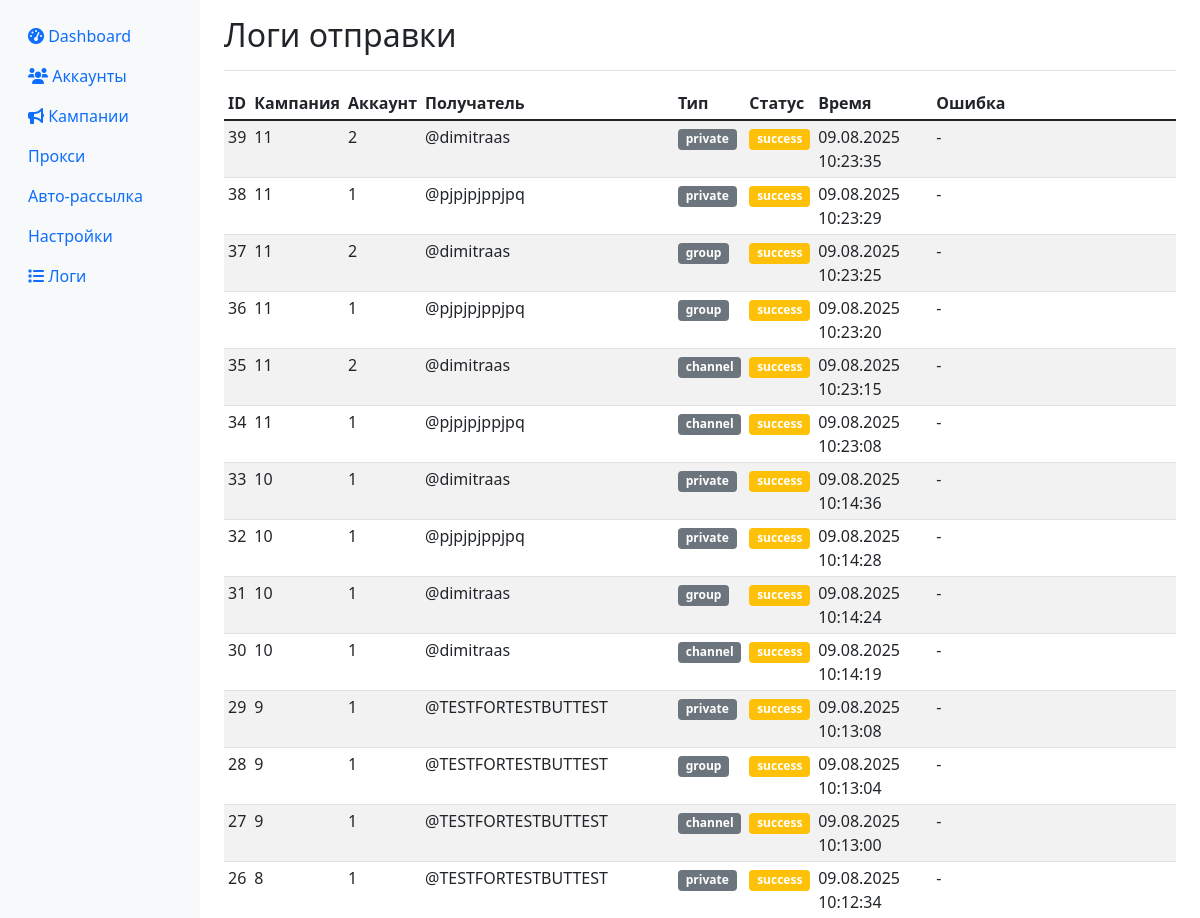
Page /logs (upper part) on the earlier database version.
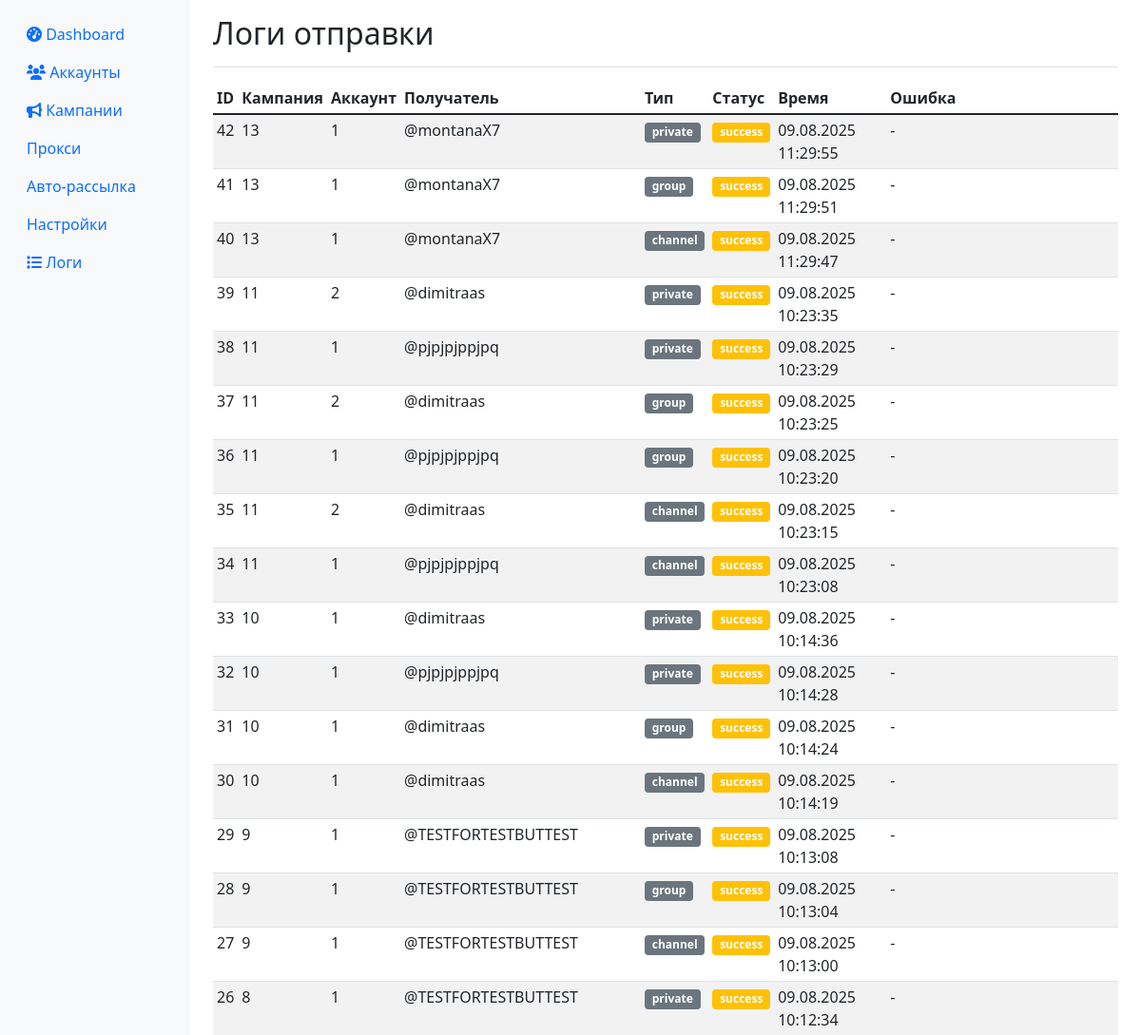
Same page on the later database version.
### app/database.py (models this page shows)
class SendLog(Base):
    __tablename__ = "send_logs"
    id = Column(Integer, primary_key=True, index=True)
    campaign_id = Column(Integer)
    account_id = Column(Integer)
    recipient = Column(String)
    recipient_type = Column(String)  # channel, group, private
    status = Column(String)  # sent, failed, blocked
    message = Column(Text, nullable=True)
    error_message = Column(Text, nullable=True)
    sent_at = Column(DateTime, default=datetime.utcnow)

### app/web.py (the view)
@app.get("/logs")
async def logs_page(request: Request, db: Session = Depends(get_db)):
    logs = db.query(SendLog).order_by(SendLog.sent_at.desc()).limit(100).all()
    return templates.TemplateResponse("logs.html", {
        "request": request,
        "logs": logs
    })

### templates/logs.html (shortened to what this page needs)
{% extends "base.html" %}
{% block content %}
<div class="d-flex justify-content-between flex-wrap flex-md-nowrap align-items-center pt-3 pb-2 mb-3 border-bottom">
    <h1 class="h2">Логи отправки</h1>
</div>
<div class="table-responsive">
    <table class="table table-striped table-sm">
        <thead>
            <tr>
                <th>ID</th>
                <th>Кампания</th>
                <th>Аккаунт</th>
                <th>Получатель</th>
                <th>Тип</th>
                <th>Статус</th>
                <th>Время</th>
                <th>Ошибка</th>
            </tr>
        </thead>
        <tbody>
            {% for log in logs %}
            <tr>
                <td>{{ log.id }}</td>
                <td>{{ log.campaign_id }}</td>
                <td>{{ log.account_id }}</td>
                <td>{{ log.recipient }}</td>
                <td>
                    <span class="badge bg-secondary">{{ log.recipient_type }}</span>
                </td>
                <td>
                    <span class="badge bg-{% if log.status == 'sent' %}success{% elif log.status == 'failed' %}danger{% else %}warning{% endif %}">
                        {{ log.status }}
                    </span>
                </td>
                <td>{{ log.sent_at.strftime('%d.%m.%Y %H:%M:%S') }}</td>
                <td>
                    {% if log.error_message %}
                    <small class="text-danger">{{ log.error_message[:50] }}{% if log.error_message|length > 50 %}...{% endif %}</small>
                    {% else %}
                    -
                    {% endif %}
                </td>
            </tr>
            {% endfor %}
        </tbody>
    </table>
</div>
{% endblock %}

### templates/base.html (shortened to what this page needs)
<!DOCTYPE html>
<html lang="ru">
<head>
    <link href="https://cdn.jsdelivr.net/npm/bootstrap@5.1.3/dist/css/bootstrap.min.css" rel="stylesheet">
    <link href="https://cdnjs.cloudflare.com/ajax/libs/font-awesome/6.0.0/css/all.min.css" rel="stylesheet">
</head>
<body>
    <div class="container-fluid">
        <div class="row">
            <nav class="col-md-2 d-md-block sidebar collapse">
                <div class="position-sticky pt-3">
                    <ul class="nav flex-column">
                        <li class="nav-item">
                            <a class="nav-link" href="/">
                                <i class="fas fa-tachometer-alt"></i> Dashboard
                            </a>
                        </li>
                        <li class="nav-item">
                            <a class="nav-link" href="/accounts">
                                <i class="fas fa-users"></i> Аккаунты
                            </a>
                        </li>
                        <li class="nav-item">
                            <a class="nav-link" href="/campaigns">
                                <i class="fas fa-bullhorn"></i> Кампании
                            </a>
                        </li>
                        <li class="nav-item">
                            <a class="nav-link" href="/proxies">Прокси</a>
                        </li>
                        <li class="nav-item">
                            <a class="nav-link" href="/auto-campaign">Авто-рассылка</a>
                        </li>
                        <li class="nav-item">
                            <a class="nav-link" href="/settings">Настройки</a>
                        </li>
                        <li class="nav-item">
                            <a class="nav-link" href="/logs">
                                <i class="fas fa-list"></i> Логи
                            </a>
                        </li>
                    </ul>
                </div>
            </nav>
            <main class="col-md-10 ms-sm-auto px-md-4">
                {% block content %}{% endblock %}
            </main>
        </div>
    </div>
</body>
</html>

### templates/base.html (style rules this page uses)
.sidebar { min-height: 100vh; background-color: #f8f9fa; }

Differences in the rows shown:
added SendLog: id "42", campaign_id "13", account_id "1", recipient "@montanaX7", recipient_type "private", status "success", sent_at "09.08.2025 11:29:55"
added SendLog: id "41", campaign_id "13", account_id "1", recipient "@montanaX7", recipient_type "group", status "success", sent_at "09.08.2025 11:29:51"
added SendLog: id "40", campaign_id "13", account_id "1", recipient "@montanaX7", recipient_type "channel", status "success", sent_at "09.08.2025 11:29:47"
